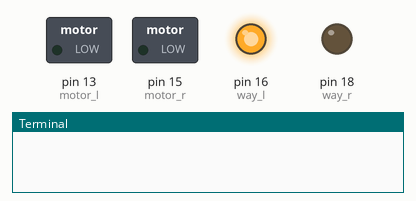
Simulated run of this program. Board: Raspberry Pi (header pin numbers). Parts: switched loads named in the program (green lamp = pin HIGH), output pins drawn as LEDs (lit = HIGH), the last lines printed to the terminal. At 6.0 s the program stops and its outputs stay as they are.

Above: at 0.1 s.
At 2.1 s:
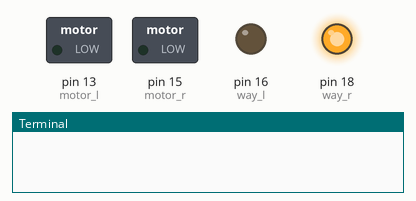
At 4.1 s:
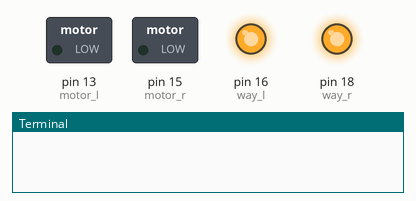
At 6.1 s:
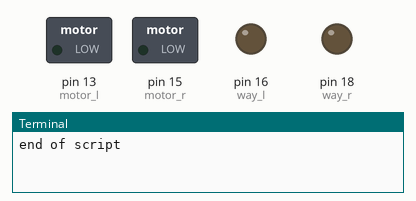
Timing chart, 0 to 7.5 s (numbered marks = the images above):
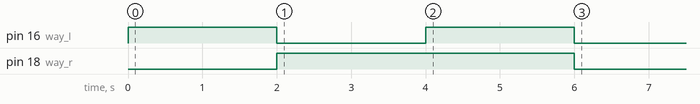

Measured:
- by itself, pin 16 (way_l): alternates HIGH for 2.0 s and LOW for 2.0 s
- by itself, pin 18 (way_r): LOW → HIGH at 2.0 s, → LOW 4.0 s later

The program:

proto.py
```python
import RPi.GPIO as GPIO
import time

# BOARD нумерация контактов
# моторы
motor_l=13
motor_r=15

# направение
way_l=16
way_r=18

GPIO.setmode(GPIO.BOARD)
GPIO.setup(motor_l, GPIO.OUT, initial=0)
GPIO.setup(motor_r, GPIO.OUT, initial=0)
GPIO.setup(way_l, GPIO.OUT, initial=0)
GPIO.setup(way_r, GPIO.OUT, initial=0)

try:
    GPIO.output(way_l, GPIO.HIGH)
    GPIO.output(way_r, GPIO.LOW)
    time.sleep(2)
    GPIO.output(way_l, GPIO.LOW)
    GPIO.output(way_r, GPIO.HIGH)
    time.sleep(2)
    GPIO.output(way_l, GPIO.HIGH)
    GPIO.output(way_r, GPIO.HIGH)
    time.sleep(2)

except KeyboardInterrupt:
    print("Exit pressed Ctrl+C")

except:
    print("Other exception")

finally:
    GPIO.cleanup()
    print("end of script")
```
